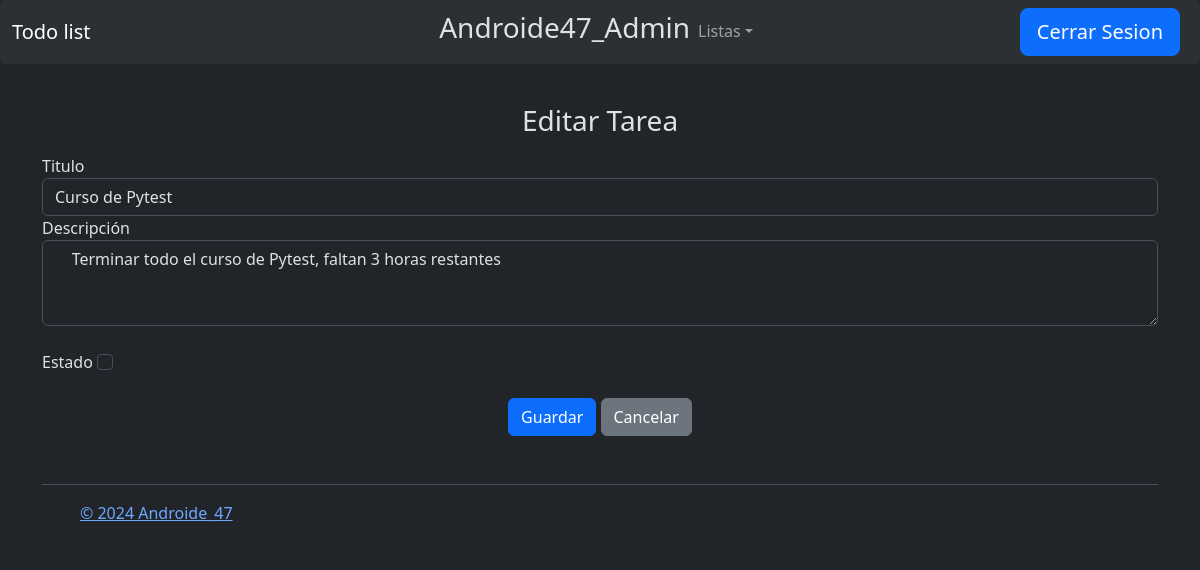
The page /todo/update/6 (signed in) on the database its author committed.
### todor/models.py (models this page shows, shortened)
class User(db.Model):
    id = db.Column(db.Integer, primary_key=True)
    username = db.Column(db.String(80), unique=True, nullable=False)
    password = db.Column(db.Text(20), nullable=False)

class Todo(db.Model):
    id = db.Column(db.Integer, primary_key=True)
    created_by = db.Column(db.Integer, db.ForeignKey('user.id'), nullable=False)
    title = db.Column(db.String(100), nullable=False)
    desc = db.Column(db.Text)
    state = db.Column(db.Boolean, default = False)

### todor/todo.py (the view, shortened to what this page needs)
@bp.route('/update/<int:id>' , methods = ['GET', 'POST'])
@login_required
def update(id):
    todo = get_todo(id)
    return render_template('todo/update.html', todo = todo)

### todor/auth.py (called while the page is built)
@bp.before_app_request
def load_logged_in_user():
    user_id = session.get('user_id')
    if user_id is None:
        g.user = None
    else:
        g.user = User.query.get_or_404(user_id)

def login_required(view):
    @functools.wraps(view)
    def wrapped_view(**kwargs):
        if g.user is None:
            return redirect(url_for('auth.inicio'))
        return view(**kwargs)
    return wrapped_view

### todor/todo.py (called while the page is built)
def get_todo(id):
    todo = Todo.query.get_or_404(id)
    return todo

### todor/templates/todo/update.html (shortened to what this page needs)
{% extends 'base.html' %} {% block content %}
<section class="container-sm">
  <h3 class="text-center mt-3 mb-3">
    {% block title %}Editar Tarea{% endblock %}
  </h3>
  <form action="" method="post">
    <div class="form-group">
      <label for="title">Titulo</label>
      <input
        type="text"
        name="title"
        id="title"
        class="form-control"
        required
        value="{{todo.title}}"
      />
    </div>
    <div class="form-group">
      <label for="desc">Descripción</label>
      <textarea class="form-control" name="desc" id="desc" rows="3">
    {{todo.desc}}
    </textarea
      >
    </div>
    <br />
    <div class="form-group">
      <label for="state">Estado</label>
      <input type="checkbox" name="state" id="state" class="form-check-input"  />
    </div>
    <br />
    <div class="text-center">
      <input type="submit" class="btn btn-primary" value="Guardar" />
      <a href="{{ url_for('todo.index') }}" class="btn btn-secondary"
        >Cancelar</a
      >
    </div>
  </form>
</section>
{% endblock %}

### todor/templates/base.html (shortened to what this page needs)
<!DOCTYPE html>
<html lang="esp">
  <head>
    <link
      href="https://cdn.jsdelivr.net/npm/bootstrap@5.3.2/dist/css/bootstrap.min.css"
      rel="stylesheet"
    />
  </head>
  <body class="" data-bs-theme="dark">
    <nav
      class="navbar navbar-expand-lg bg-body-tertiary rounded"
      aria-label="Thirteenth navbar example"
      data-bs-theme="dark"
    >
      <div class="container-fluid">
        <div class="collapse navbar-collapse d-lg-flex" id="navbarsExample11">
          <a class="navbar-brand col-lg-3 me-0" href="{{ url_for('index')}}"
            >Todo list</a
          >
          <ul class="navbar-nav col-lg-6 justify-content-lg-center">
            {% if g.user %}
            <li class="nav-item">
              <span class="nav-link-active"
                ><h3>{{g.user.username}}</h3></span
              >
            </li>
            <li class="nav-item dropdown">
              <a
                class="nav-link dropdown-toggle"
                href="#"
                data-bs-toggle="dropdown"
                aria-expanded="false"
                >Listas</a
              >
            </li>
          </ul>
          <div class="d-lg-flex col-lg-3 justify-content-lg-end">
            <a
              class="btn btn-primary mx-2 btn-lg"
              href="{{url_for('auth.logout')}}"
              role="button"
              >Cerrar Sesion</a
            >
          </div>
            {% endif %}
          </div>
        </div>
    </nav>
    <br />
    {% block content %} {% endblock %}
    <br />
    <div class="container">
      <footer
        class="d-flex flex-wrap justify-content-between align-items-center py-3 my-4 border-top"
        data-bs-theme="dark"
      >
        <div class="col-md-4 d-flex align-items-center">
          <a
            href="androide47.com"
            class="mb-3 me-2 mb-md-0 text-body-secondary text-decoration-none lh-1"
          >
            <svg class="bi" width="30" height="24">
              <use xlink:href="#bootstrap" />
            </svg>
          </a>
          <span class="mb-3 mb-md-0 text-body-secondary"
            ><a href="https://www.androide47.com"
              >&copy; 2024 Androide_47</a
            ></span
          >
        </div>
        <ul class="nav col-md-4 justify-content-end list-unstyled d-flex">
          <li class="ms-3">
            <a class="text-body-secondary" href="#"
              ><svg class="bi" width="24" height="24">
                <use xlink:href="#twitter" /></svg
            ></a>
          </li>
          <li class="ms-3">
            <a class="text-body-secondary" href="#"
              ><svg class="bi" width="24" height="24">
                <use xlink:href="#instagram" /></svg
            ></a>
          </li>
          <li class="ms-3">
            <a class="text-body-secondary" href="#"
              ><svg class="bi" width="24" height="24">
                <use xlink:href="#facebook" /></svg
            ></a>
          </li>
        </ul>
      </footer>
    </div>
  </body>
</html>

### rows shown on the page
User: user.username "Androide47_Admin"
Todo: title "Curso de Pytest", desc "Terminar todo el curso de Pytest, faltan 3 horas restantes"
